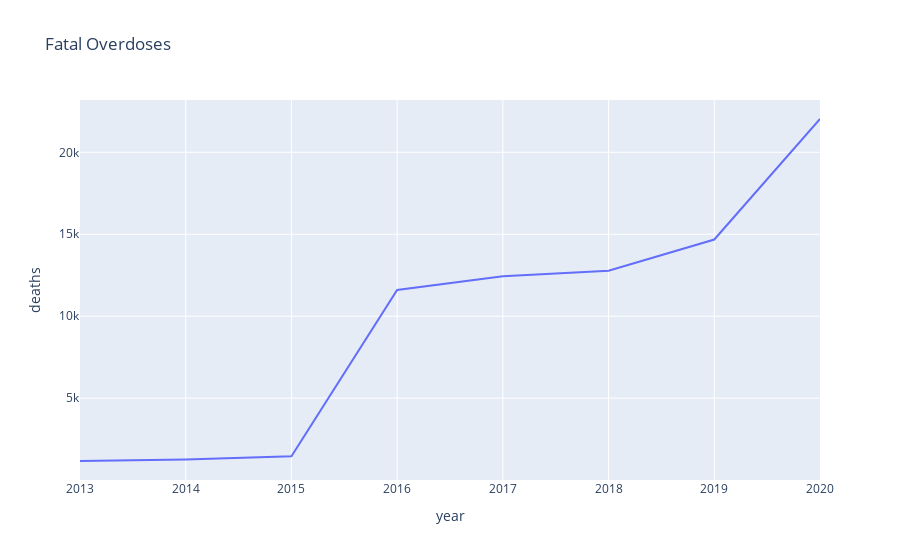

The notebook cell saved with this chart:
### Markdown cell above
#https://www.tn.gov/content/dam/tn/health/healthprofboards/health-advisory/Fentanyl_Public_Health_Advisory.pdf
2015 was the first year the state know of that fenanytl was on the streets

### Code cell
fig = px.line(death, x="year", y="deaths", title='Fatal Overdoses')  
fig.show()

### Figure 1 — Plotly figure (JSON) as saved in the notebook; plotly's stock layout.template omitted (floating-point values rounded to 4 significant figures)
{"data": [{"hovertemplate": "year=%{x}<br>deaths=%{y}<extra></extra>", "legendgroup": "", "line": {"color": "#636efa", "dash": "solid"}, "marker": {"symbol": "circle"}, "mode": "lines", "name": "", "orientation": "v", "showlegend": false, "type": "scatter", "x": [2013, 2014, 2015, 2016, 2017, 2018, 2019, 2020], "xaxis": "x", "y": [1166, 1263, 1451, 11603, 12433, 12770, 14680, 22033], "yaxis": "y"}], "layout": {"legend": {"tracegroupgap": 0}, "title": {"text": "Fatal Overdoses"}, "xaxis": {"anchor": "y", "domain": [0, 1], "title": {"text": "year"}}, "yaxis": {"anchor": "x", "domain": [0, 1], "title": {"text": "deaths"}}}}
